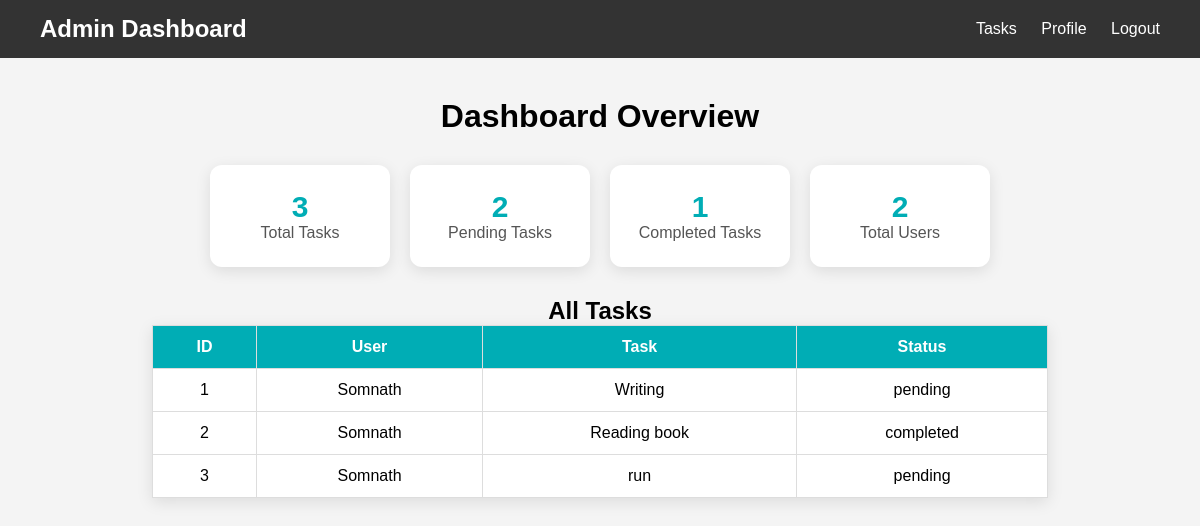
Page /admin (signed in) on the earlier database version.
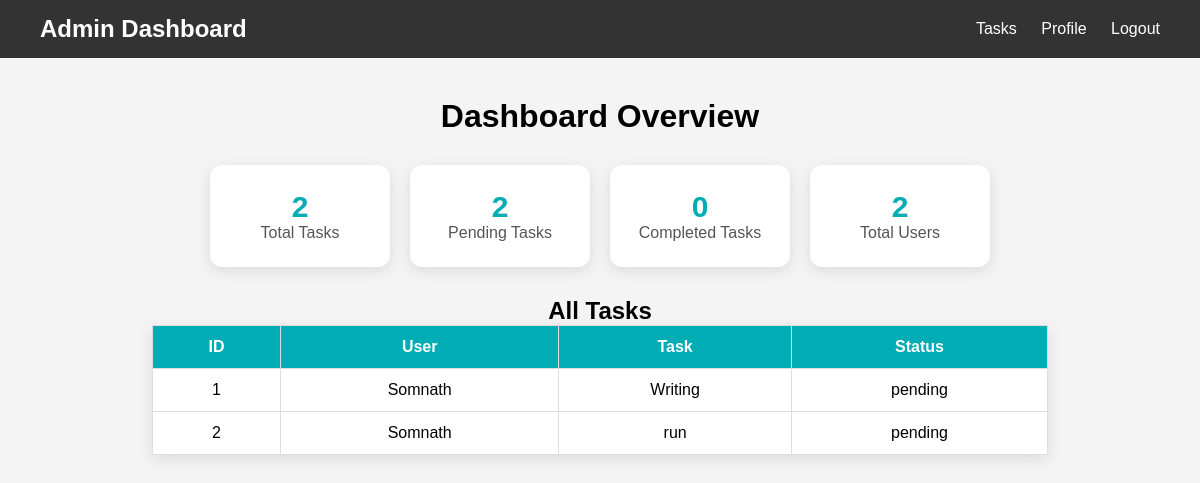
Same page on the later database version.
### tables this page shows
CREATE TABLE tasks (
        id INTEGER PRIMARY KEY AUTOINCREMENT,
        username TEXT,
        task TEXT,
        status TEXT DEFAULT 'pending',
        deadline TEXT
    );

### app.py (the view)
@app.route('/admin')
def admin():
    if 'user' not in session:
        return redirect('/login')
    if session.get('role') != 'admin':
        return "❌ Access Denied"
    conn = sqlite3.connect("data.db")
    c = conn.cursor()
    c.execute("SELECT * FROM tasks")
    tasks = c.fetchall()
    c.execute("SELECT COUNT(*) FROM tasks")
    total_tasks = c.fetchone()[0]
    c.execute("SELECT COUNT(*) FROM tasks WHERE status='pending'")
    pending_tasks = c.fetchone()[0]
    c.execute("SELECT COUNT(*) FROM tasks WHERE status='completed'")
    completed_tasks = c.fetchone()[0]
    c.execute("SELECT COUNT(*) FROM users")
    total_users = c.fetchone()[0]
    conn.close()
    return render_template(
        'admin.html',
        tasks=tasks,
        total_tasks=total_tasks,
        pending_tasks=pending_tasks,
        completed_tasks=completed_tasks,
        total_users=total_users
    )

### templates/admin.html (shortened to what this page needs)
<!DOCTYPE html>
<html>
<head>
    <link rel="stylesheet" href="{{ url_for('static', filename='style.css') }}">
</head>
<body>
    <nav>
        <div class="logo">Admin Dashboard</div>
        <div class="nav-links">
            <a href="/tasks">Tasks</a>
            <a href="/profile">Profile</a>
            <a href="/logout">Logout</a>
        </div>
    </nav>
    <div class="admin-container">
        <h1>Dashboard Overview</h1>
        <div class="stats">
            <div class="card">
                <h2>{{ total_tasks }}</h2>
                <p>Total Tasks</p>
            </div>
            <div class="card">
                <h2>{{ pending_tasks }}</h2>
                <p>Pending Tasks</p>
            </div>
            <div class="card">
                <h2>{{ completed_tasks }}</h2>
                <p>Completed Tasks</p>
            </div>
            <div class="card">
                <h2>{{ total_users }}</h2>
                <p>Total Users</p>
            </div>
        </div>
        <h2>All Tasks</h2>
        <table>
            <tr>
                <th>ID</th>
                <th>User</th>
                <th>Task</th>
                <th>Status</th>
            </tr>
            {% for task in tasks %}
            <tr>
                <td>{{ task[0] }}</td>
                <td>{{ task[1] }}</td>
                <td>{{ task[2] }}</td>
                <td>{{ task[3] }}</td>
            </tr>
            {% endfor %}
        </table>
    </div>
</body>
</html>

### static/style.css (style rules this page uses)
* { margin: 0; padding: 0; box-sizing: border-box; }
body { font-family: Arial, sans-serif; background-color: #f4f4f4; }
nav { background-color: #333; padding: 15px 40px; display: flex; justify-content: space-between; align-items: center; }
.logo { color: white; font-size: 24px; font-weight: bold; }
.nav-links a { color: white; text-decoration: none; margin-left: 20px; font-size: 16px; }
.admin-container { padding: 40px; text-align: center; }
.stats { display: flex; justify-content: center; gap: 20px; flex-wrap: wrap; margin: 30px 0; }
.card { background-color: white; padding: 25px; width: 180px; border-radius: 12px; box-shadow: 0 4px 15px rgba(0, 0, 0, 0.1); text-align: center; transition: 0.3s; }
.card h2 { font-size: 30px; color: #00adb5; }
.card p { color: #555; }
table { width: 80%; margin: auto; border-collapse: collapse; background: white; box-shadow: 0 4px 15px rgba(0, 0, 0, 0.1); }
table th, table td { padding: 12px; border: 1px solid #ddd; }
table th { background-color: #00adb5; color: white; }

Differences in the rows shown:
removed tasks: id "3", username "Somnath", task "run", status "pending"
changed tasks id 2: task "Reading book" → "run"; status "completed" → "pending"
Other differences:
{{ total_tasks }}: "3" → "2"
{{ completed_tasks }}: "1" → "0"
